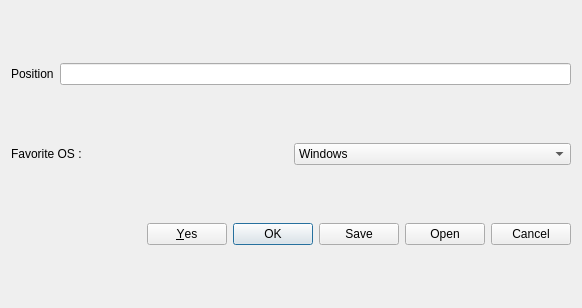
<?xml version="1.0" encoding="UTF-8"?>
<ui version="4.0">
 <class>InfoDialog</class>
 <widget class="QDialog" name="InfoDialog">
  <property name="geometry">
   <rect>
    <x>0</x>
    <y>0</y>
    <width>582</width>
    <height>308</height>
   </rect>
  </property>
  <property name="windowTitle">
   <string>Dialog</string>
  </property>
  <layout class="QVBoxLayout" name="verticalLayout">
   <item>
    <layout class="QHBoxLayout" name="horizontalLayout">
     <item>
      <widget class="QLabel" name="label">
       <property name="text">
        <string>Position</string>
       </property>
      </widget>
     </item>
     <item>
      <widget class="QLineEdit" name="position_line_edit"/>
     </item>
    </layout>
   </item>
   <item>
    <layout class="QHBoxLayout" name="horizontalLayout_2">
     <item>
      <widget class="QLabel" name="label_2">
       <property name="text">
        <string>Favorite OS :</string>
       </property>
      </widget>
     </item>
     <item>
      <widget class="QComboBox" name="favorite_os_combo_box">
       <item>
        <property name="text">
         <string>Windows</string>
        </property>
       </item>
       <item>
        <property name="text">
         <string>Linux</string>
        </property>
       </item>
       <item>
        <property name="text">
         <string>Mac</string>
        </property>
       </item>
      </widget>
     </item>
    </layout>
   </item>
   <item>
    <widget class="QDialogButtonBox" name="button_box">
     <property name="standardButtons">
      <set>QDialogButtonBox::StandardButton::Cancel|QDialogButtonBox::StandardButton::Ok|QDialogButtonBox::StandardButton::Open|QDialogButtonBox::StandardButton::Save|QDialogButtonBox::StandardButton::Yes</set>
     </property>
    </widget>
   </item>
  </layout>
 </widget>
 <resources/>
 <connections/>
</ui>
